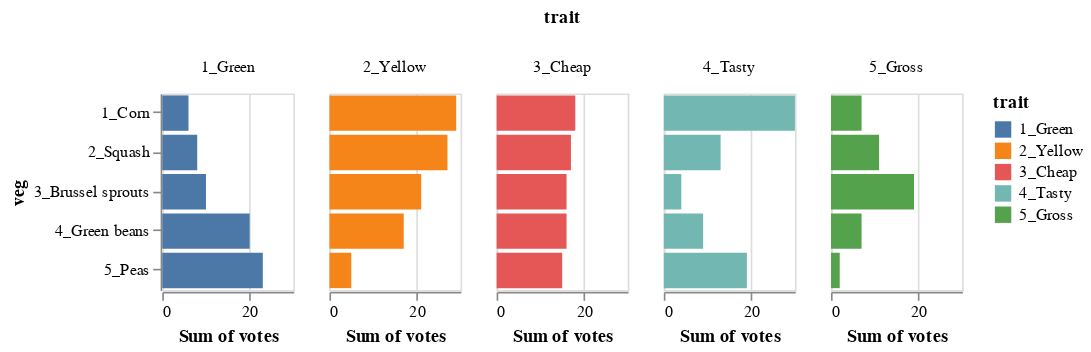

Write notebook code for a chart like this one.
### Markdown cell above
## Comparing within trait bars across vegetables

The common baseline again gives us easy comparisons within a trait

### Code cell
alt.Chart(df).mark_bar().encode(
    x = 'sum(votes):Q',
    y = 'veg:N',
    color = 'trait:N'
).properties(
    width = 80,
    height = 120
).facet(
    column='trait:N'
)

### Figure 1 — Vega-Lite specification as saved in the notebook (floating-point values rounded to 4 significant figures)
{"config": {"view": {"continuousWidth": 300, "continuousHeight": 300}}, "data": {"name": "data-39f9d319c3f1fa0701a2f2e8a04001de"}, "facet": {"column": {"field": "trait", "type": "nominal"}}, "spec": {"mark": {"type": "bar"}, "encoding": {"color": {"field": "trait", "type": "nominal"}, "x": {"aggregate": "sum", "field": "votes", "type": "quantitative"}, "y": {"field": "veg", "type": "nominal"}}, "height": 120, "width": 80}, "$schema": "https://vega.github.io/schema/vega-lite/v5.8.0.json", "datasets": {"data-39f9d319c3f1fa0701a2f2e8a04001de": [{"veg": "1_Corn", "trait": "1_Green", "votes": 6}, {"veg": "2_Squash", "trait": "1_Green", "votes": 8}, {"veg": "3_Brussel sprouts", "trait": "1_Green", "votes": 10}, {"veg": "4_Green beans", "trait": "1_Green", "votes": 20}, {"veg": "5_Peas", "trait": "1_Green", "votes": 23}, {"veg": "1_Corn", "trait": "2_Yellow", "votes": 29}, {"veg": "2_Squash", "trait": "2_Yellow", "votes": 27}, {"veg": "3_Brussel sprouts", "trait": "2_Yellow", "votes": 21}, {"veg": "4_Green beans", "trait": "2_Yellow", "votes": 17}, {"veg": "5_Peas", "trait": "2_Yellow", "votes": 5}, {"veg": "1_Corn", "trait": "3_Cheap", "votes": 18}, {"veg": "2_Squash", "trait": "3_Cheap", "votes": 17}, {"veg": "3_Brussel sprouts", "trait": "3_Cheap", "votes": 16}, {"veg": "4_Green beans", "trait": "3_Cheap", "votes": 16}, {"veg": "5_Peas", "trait": "3_Cheap", "votes": 15}, {"veg": "1_Corn", "trait": "4_Tasty", "votes": 30}, {"veg": "2_Squash", "trait": "4_Tasty", "votes": 13}, {"veg": "3_Brussel sprouts", "trait": "4_Tasty", "votes": 4}, {"veg": "4_Green beans", "trait": "4_Tasty", "votes": 9}, {"veg": "5_Peas", "trait": "4_Tasty", "votes": 19}, {"veg": "1_Corn", "trait": "5_Gross", "votes": 7}, {"veg": "2_Squash", "trait": "5_Gross", "votes": 11}, {"veg": "3_Brussel sprouts", "trait": "5_Gross", "votes": 19}, {"veg": "4_Green beans", "trait": "5_Gross", "votes": 7}, {"veg": "5_Peas", "trait": "5_Gross", "votes": 2}]}}
